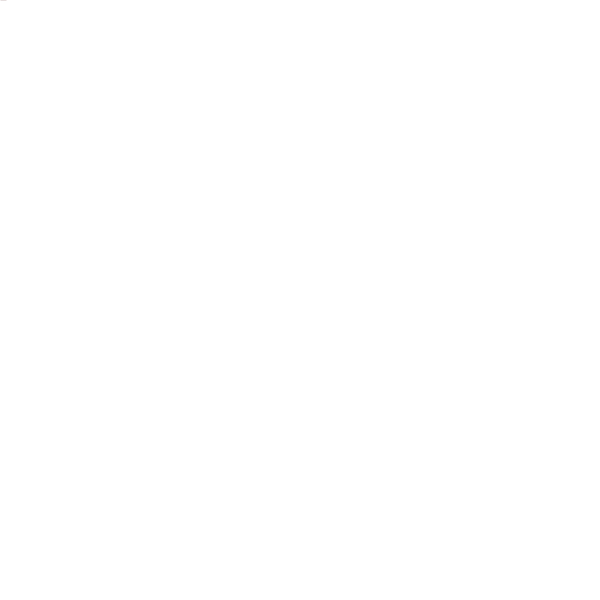
Frame 1 (no input)
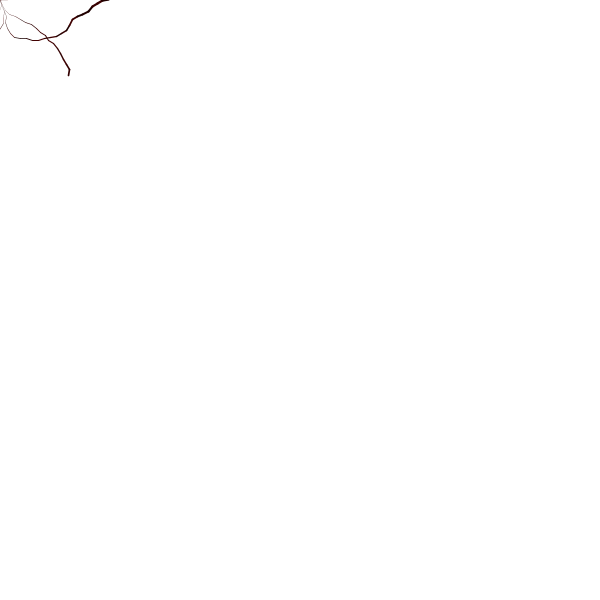
Frame 60 (the mouse pressed at the canvas centre just before this capture)
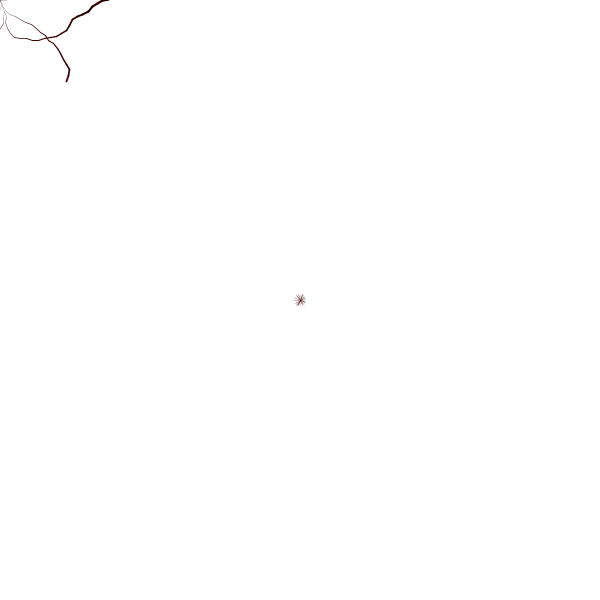
Frame 120 (the mouse held since frame 60 and released just before this capture)

The Processing sketch that drew these frames (run headless with seeded random() and noise(); from frame 60 on, the mouse is pressed at the canvas centre):

// Processing sketch: processing_104086
// ── processing_104086.pde

float vx;
float vy;
float a;
float b;



void ZERO () {
  vx = pmouseX;
  vy = pmouseY;
  a= random (TWO_PI);
  b= 0;
}

void setup () {

  size (600, 600);
  background (255);
  colorMode (HSB, 100);
  smooth();
  noFill();
}

void draw() {
  stroke (0, 100, random(10, 30));
  strokeWeight (b);
  float nx = vx + cos(a) * 6;
  float ny = vy + sin(a) * 6;
  line (vx, vy, nx, ny);
  vx =nx;
  vy= ny;
  a=a + random (-0.5, 0.5);
  b= b + 0.1;
  if (vx < 0 || vy <0 || vx > width || vy > height || mousePressed ) {
    ZERO();
  }
}
